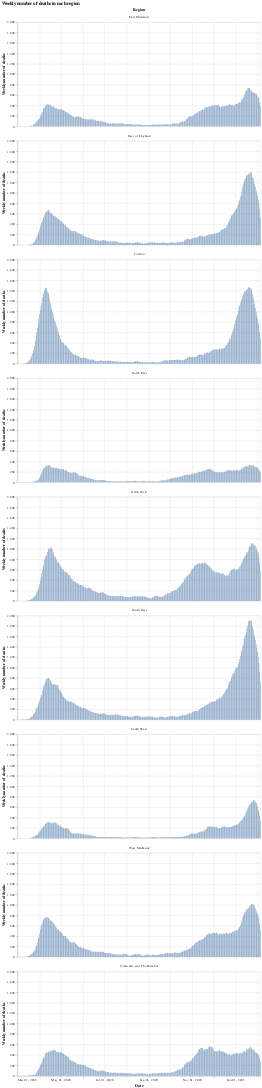

The code cell stored with this chart in its notebook:
### Markdown cell above
# Plotting the data
We first start by looking at the number of deaths in each English region since the beginning of march, then estimate the mortality rate (rate of deaths per positive case) in each region. We then move on to look at the data for the whole of England.
## Plotting: English regions

### Code cell
#collapse
bars = alt.Chart(eng_deaths.query("date >= '2020-03-01'")).mark_bar().encode(
    x=alt.X("yearmonthdate(date):T", axis=alt.Axis(title='Date')),
    y=alt.Y("weeklyDeaths:Q", axis=alt.Axis(title='Weekly number of deaths')),
    tooltip="newDeaths:Q"
).properties(width=700)

bars.facet(alt.Column('areaName', title='Region'), columns=1).properties(title='Weekly number of deaths in each region')

### Figure 1 — Vega-Lite specification as saved in the notebook (floating-point values rounded to 4 significant figures; data arrays with more than 128 entries replaced by an {"elided": "..."} marker saying what was removed)
{"config": {"view": {"continuousWidth": 400, "continuousHeight": 300}}, "data": {"name": "data-3282a017cabb3c7d72cfc3c2a9ce745a"}, "facet": {"type": "nominal", "field": "areaName", "title": "Region"}, "spec": {"mark": "bar", "encoding": {"tooltip": {"type": "quantitative", "field": "newDeaths"}, "x": {"type": "temporal", "axis": {"title": "Date"}, "field": "date", "timeUnit": "yearmonthdate"}, "y": {"type": "quantitative", "axis": {"title": "Weekly number of deaths"}, "field": "weeklyDeaths"}}, "width": 700}, "columns": 1, "title": "Weekly number of deaths in each region", "$schema": "https://vega.github.io/schema/vega-lite/v4.8.1.json", "datasets": {"data-3282a017cabb3c7d72cfc3c2a9ce745a": {"elided": "3069 records"}}}
